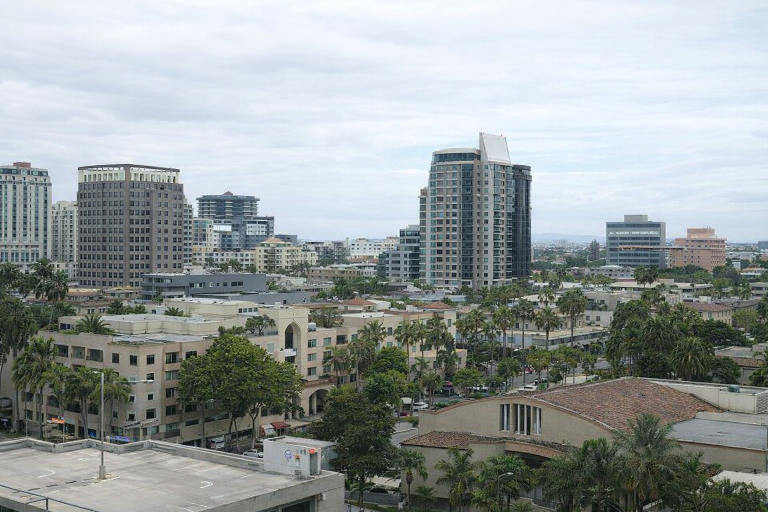
#> input picture data/chatgpt.jpg, 1536 x 1024 px (shown at 1/2 size)
$ python compare_images.py --input_image ../data/chatgpt.jpg --ground_truth ../data/day.jpg
#> lines starting #> are read from the running program, lines starting #| are printed output that depends on the picture; after the words box and inside, x2 and y2 are one past the last pixel; in counts of white or black regions, pixels touching at a corner belong together
import argparse
import os

import cv2
import matplotlib.pyplot as plt
import numpy as np
from matplotlib.backends.backend_agg import FigureCanvasAgg as FigureCanvas


def plot_histogram_image(image, title):
    fig, ax = plt.subplots(figsize=(5, 5), dpi=100)
    colors = ("b", "g", "r")
    for i, color in enumerate(colors):
        hist = cv2.calcHist([image], [i], None, [256], [0, 256])
        ax.plot(hist, color=color)
    ax.set_xlim(0, 256)
    ax.set_title(title)
    ax.set_xlabel("Pixel Value")
    ax.set_ylabel("Frequency")
    ax.grid(True)
    fig.tight_layout()
    canvas = FigureCanvas(fig)
    canvas.draw()
    width, height = fig.canvas.get_width_height()
    img = np.frombuffer(canvas.buffer_rgba(), dtype=np.uint8)
    img = img.reshape((height, width, 4))
    img = cv2.cvtColor(img, cv2.COLOR_RGBA2BGR)
    plt.close(fig)
    return img


def visualize_comparison(input_img, gt_img, input_title, gt_title):
    CANVAS_SIZE = 500
    title_height = 40
    step_margin = 20
    images = [(input_title, input_img), (gt_title, gt_img)]
    n_steps = len(images)
    canvas_height = n_steps * (CANVAS_SIZE + step_margin + title_height) - step_margin
    canvas_width = CANVAS_SIZE
    canvas = np.ones((canvas_height, canvas_width, 3), dtype=np.uint8) * 255
    for idx, (title, img) in enumerate(images):
        title_canvas = np.ones((title_height, CANVAS_SIZE, 3), dtype=np.uint8) * 255
        cv2.putText(
            title_canvas, title, (10, 28), cv2.FONT_HERSHEY_SIMPLEX, 0.8, (0, 0, 0), 2
        )
        step_img = cv2.resize(img, (CANVAS_SIZE, CANVAS_SIZE))
        y_start = idx * (CANVAS_SIZE + step_margin + title_height)
        canvas[y_start : y_start + title_height, :, :] = title_canvas
        canvas[y_start + title_height : y_start + title_height + CANVAS_SIZE, :, :] = (
            step_img
        )
    return canvas


def main(input_image_path, ground_truth_path, results_folder):
#> called with input_image_path = '../data/chatgpt.jpg', ground_truth_path = '../data/day.jpg', results_folder = 'results'
    input_image = cv2.imread(input_image_path)
#> input_image is the input picture: shape (1024, 1536, 3); mean B, G, R 156.3, 156.7, 150.2
    if input_image is None:
        raise FileNotFoundError(
            f"Image not found at {os.path.abspath(input_image_path)}"
        )
    gt_image = cv2.imread(ground_truth_path)
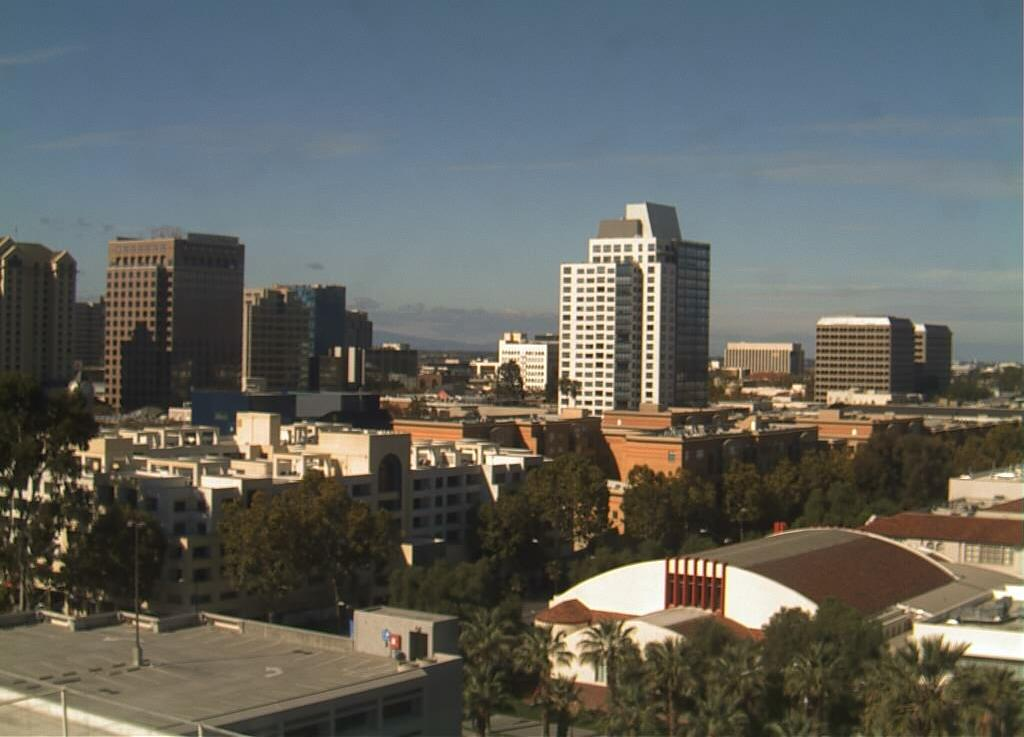
#> input picture data/day.jpg, 1024 x 737 px
#> gt_image is the input picture: shape (737, 1024, 3); mean B, G, R 95, 99.7, 98.2
    if gt_image is None:
        raise FileNotFoundError(
            f"Image not found at {os.path.abspath(ground_truth_path)}"
        )

    if input_image.shape != gt_image.shape:
        print("Resizing images to the same dimensions...")
        target_size = (
            min(input_image.shape[1], gt_image.shape[1]),
            min(input_image.shape[0], gt_image.shape[0]),
        )
#> target_size = (1024, 737)
        input_image = cv2.resize(input_image, target_size)
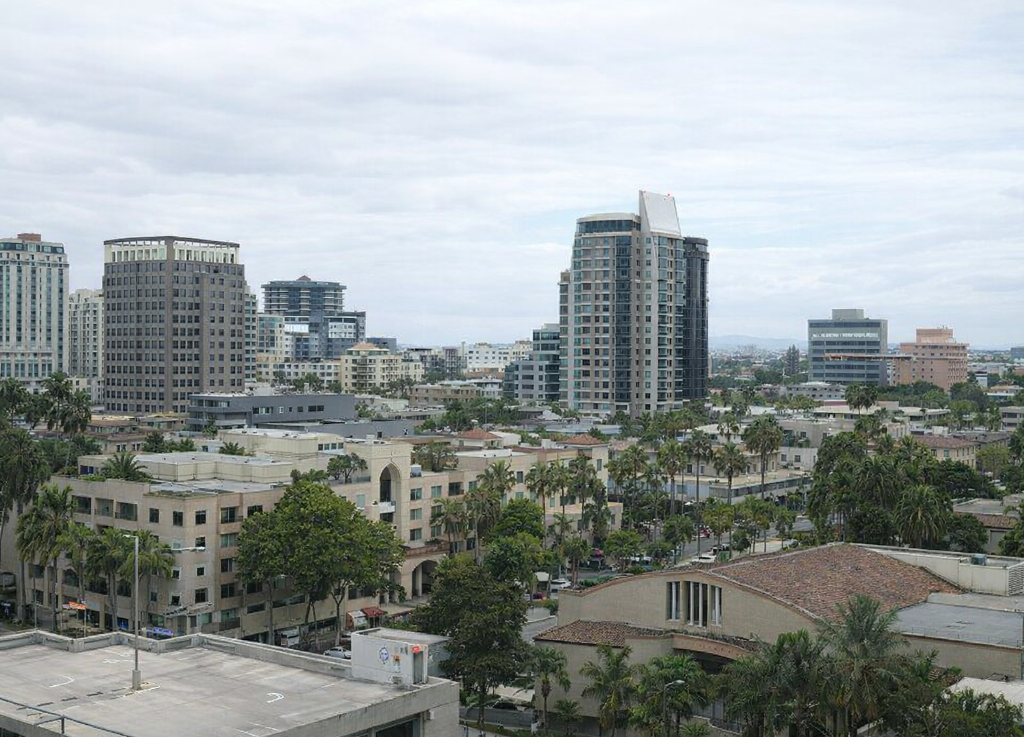
#> input_image: shape (737, 1024, 3); mean B, G, R 156.2, 156.6, 150.1
        gt_image = cv2.resize(gt_image, target_size)

    os.makedirs(results_folder, exist_ok=True)
    comparison_canvas = visualize_comparison(
        input_image, gt_image, "Input Image", "Ground Truth"
    )
#> in visualize_comparison, `n_steps = len(images)`: n_steps = 2
#> in visualize_comparison, `canvas_height = n_steps * (CANVAS_SIZE + step_margin + title_height) -..`: canvas_height = 1100
#> the loop in visualize_comparison, `for idx, (title, img) in enumerate(images):` made 2 passes
#> (title, y_start) on passes 1 to 2: ('Input Image', 0), ('Ground Truth', 560)
#> pass 1, in visualize_comparison, `step_img = cv2.resize(img, (CANVAS_SIZE, CANVAS_SIZE))`:
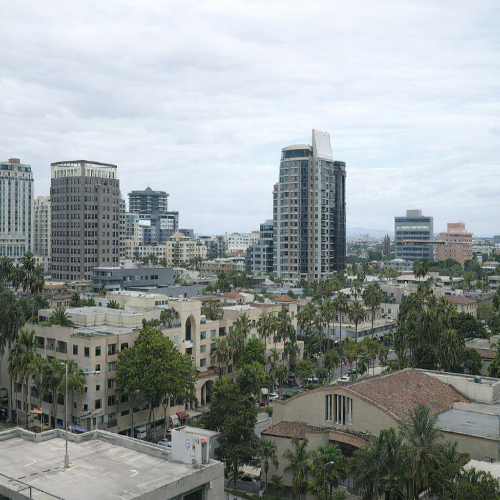
#> step_img: shape (500, 500, 3); mean B, G, R 156, 156.5, 150
#> pass 2, in visualize_comparison, `step_img = cv2.resize(img, (CANVAS_SIZE, CANVAS_SIZE))`:
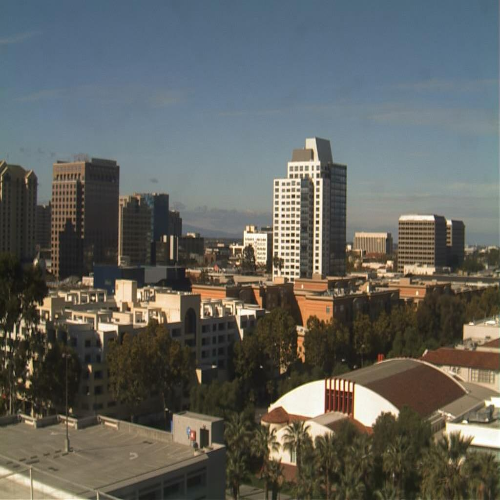
#> step_img: shape (500, 500, 3); mean B, G, R 94.9, 99.6, 98.1
#> after the loop in visualize_comparison, `for idx, (title, img) in enumerate(images):`:
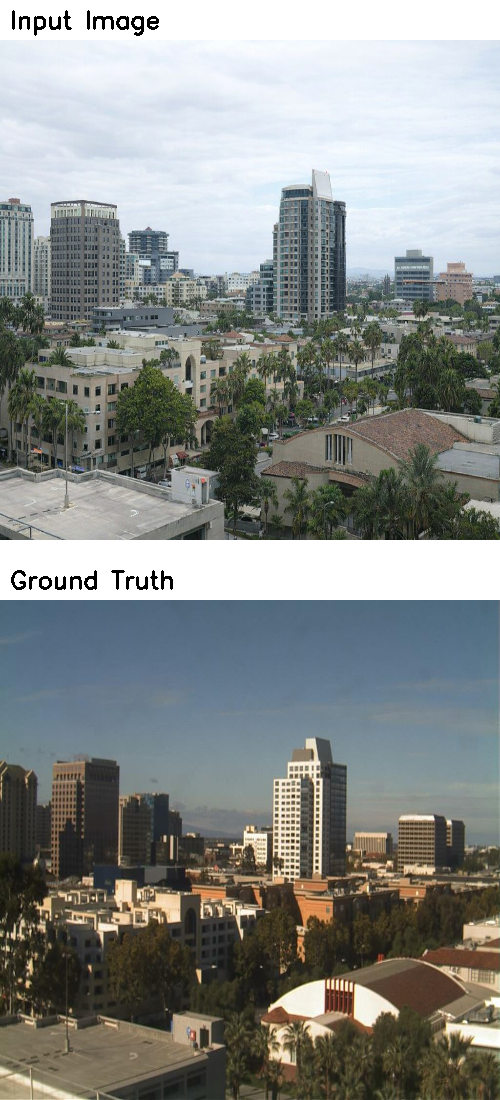
#> canvas: shape (1100, 500, 3); mean B, G, R 136.3, 138.6, 135
#> after the loop in visualize_comparison, `for idx, (title, img) in enumerate(images):`:
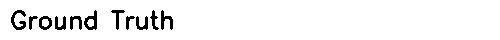
#> title_canvas: shape (40, 500, 3); 94.9% white; 11 black regions, largest, box (x1, y1, x2, y2) and area: (11, 10, 26, 30) 138, (84, 10, 97, 30) 129, (161, 10, 173, 30) 112
    cv2.imwrite(f"{results_folder}/comparison_overview.png", comparison_canvas)

    # MSE calculation
    mse_channels = np.mean(
        (gt_image.astype("float") - input_image.astype("float")) ** 2, axis=(0, 1)
    )
#> mse_channels = [7069.1, 7449.6, 8659.8]
    mse_r, mse_g, mse_b = mse_channels
#> mse_r = 7069.1; mse_g = 7449.6; mse_b = 8659.8
    mse_overall = (mse_r + mse_g + mse_b) / 3
#> mse_overall = 7726.2
    print(f"Channel-wise MSE: R={mse_r:.2f}, G={mse_g:.2f}, B={mse_b:.2f}")
#| Channel-wise MSE: R=7069.09, G=7449.65, B=8659.81
    print(f"Averaged MSE (overall): {mse_overall:.2f}")
#| Averaged MSE (overall): 7726.18


if __name__ == "__main__":
    parser = argparse.ArgumentParser(description="Image Comparison MSE Check")
    parser.add_argument(
        "--input_image",
        type=str,
        required=True,
        help="Path to the input image to check",
    )
    parser.add_argument(
        "--ground_truth", type=str, required=True, help="Path to the ground truth image"
    )
    parser.add_argument(
        "--results_folder",
        type=str,
        default="results",
        help="Path to save results images or statistics",
    )
    args = parser.parse_args()
    main(args.input_image, args.ground_truth, args.results_folder)
